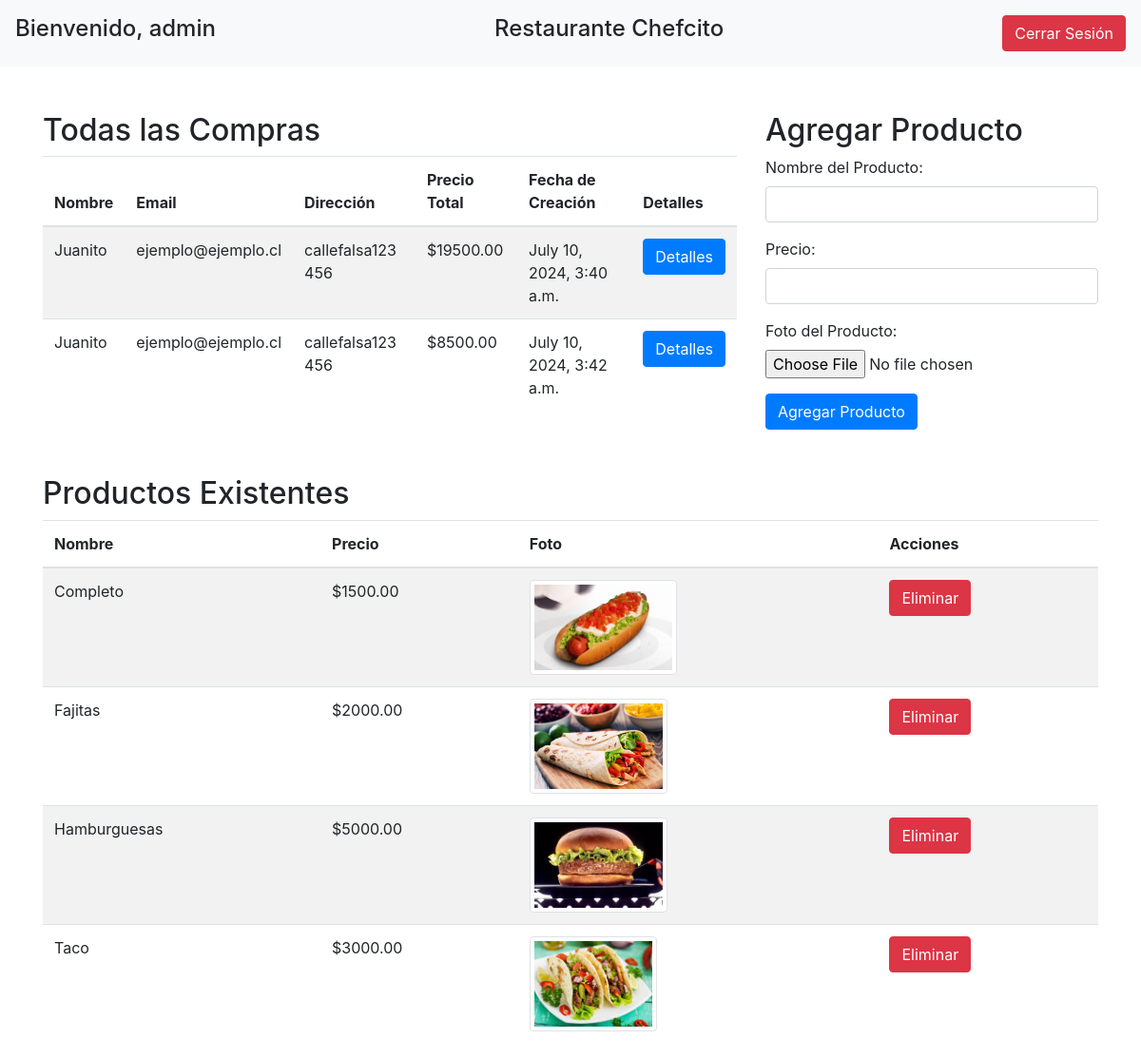
Page /view_all_purchases/ (signed in) on the earlier database version.
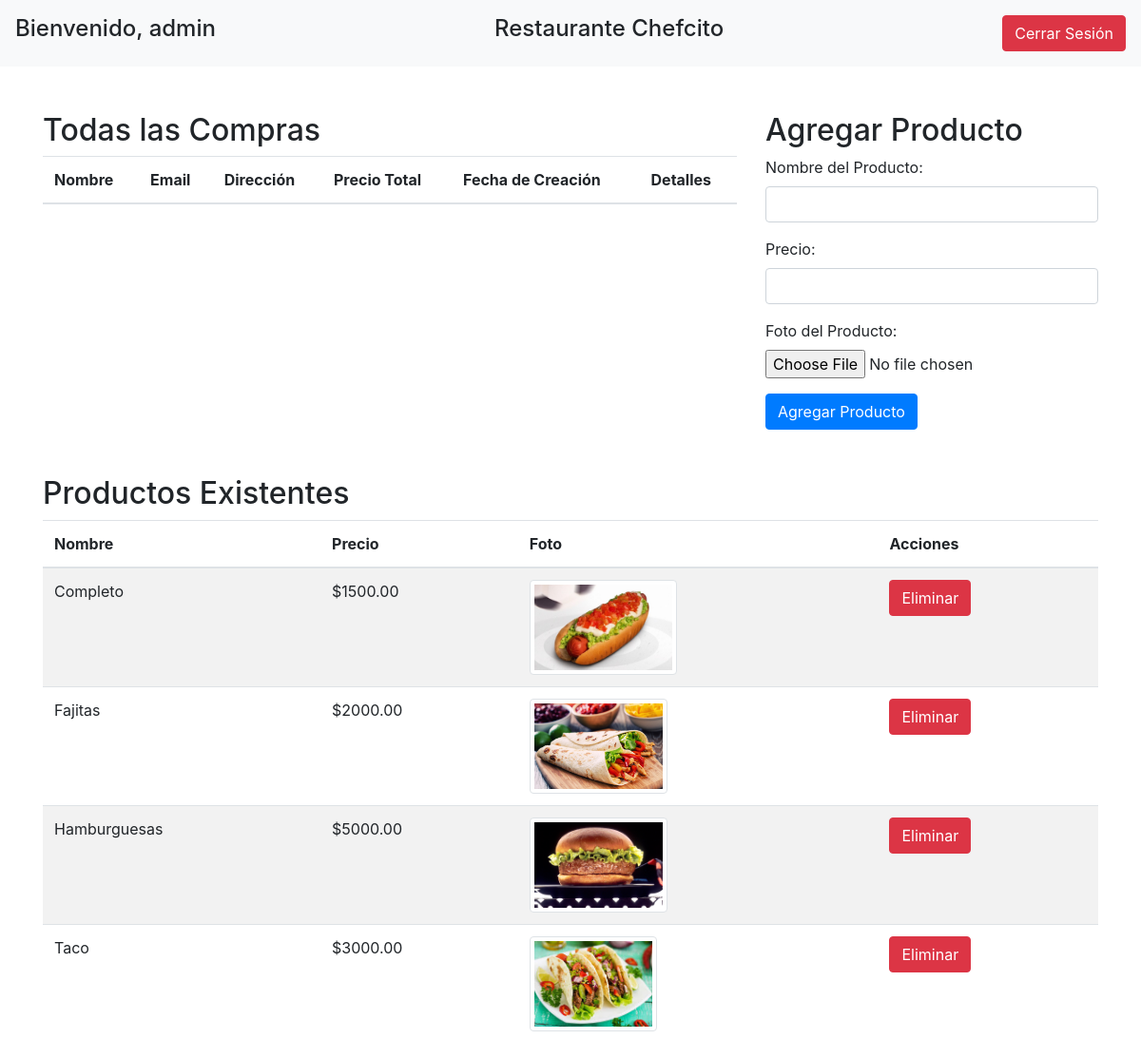
Same page on the later database version.
### main/models.py (models this page shows, shortened)
class CustomUser(AbstractUser):
    pass

class Purchase(models.Model):
    nombre = models.CharField(max_length=255)
    email = models.EmailField()
    direccion = models.CharField(max_length=255, blank=True, null=True)
    total_price = models.DecimalField(max_digits=10, decimal_places=2, default=0.0)
    created_at = models.DateTimeField(auto_now_add=True)
    purchase_data = models.JSONField()

class Product(models.Model):
    name = models.CharField(max_length=100)
    price = models.DecimalField(max_digits=10, decimal_places=2)
    photo = models.ImageField(upload_to='product_photos/', blank=True, null=True)

### main/views.py (the view)
# urls.py: path('view_all_purchases/', views.view_all_purchases, name='view_all_purchases'),
@login_required
def view_all_purchases(request):
    purchases = Purchase.objects.all()
    products = Product.objects.all()
    if request.method == "POST":
        if "delete_product" in request.POST:
            product_id = request.POST.get("product_id")
            Product.objects.filter(id=product_id).delete()
            return redirect('view_all_purchases')
        else:
            form = ProductForm(request.POST, request.FILES)
            if form.is_valid():
                form.save()
    else:
        form = ProductForm()
    return render(request, 'view_all_purchases.html', {'purchases': purchases, 'products': products, 'form': form})

### main/forms.py
class ProductForm(forms.ModelForm):
    class Meta:
        model = Product
        fields = ['name', 'price', 'photo']

### main/templatetags/custom_filters.py (called while the page is built)
@register.filter(name='add_class')
def add_class(value, css_class):
    if hasattr(value, 'as_widget'):
        return value.as_widget(attrs={'class': css_class})
    return value

### main/templates/view_all_purchases.html (shortened to what this page needs)
{% load custom_filters %}
{% load static %}
<!DOCTYPE html>
<html lang="es">
<head>
    <link rel="stylesheet" href="https://maxcdn.bootstrapcdn.com/bootstrap/4.5.2/css/bootstrap.min.css">
    <link rel="stylesheet" href="{% static 'main/css/style.css' %}">
</head>
<body>
    {% if user.is_authenticated and user.is_staff %}
    <div class="container-fluid bg-light p-3">
        <div class="d-flex justify-content-between">
            <div>
                <h4>Bienvenido, {{ user.username }}</h4>
            </div>
            <div>
                <h4>Restaurante Chefcito</h4>
            </div>
            <div>
                <form method="post" action="{% url 'logout' %}">
                    <button type="submit" class="btn btn-danger">Cerrar Sesión</button>
                </form>
            </div>
        </div>
    </div>
    <div class="container mt-5">
        <div class="row">
            <div class="col-md-8">
                <h2>Todas las Compras</h2>
                <table class="table table-striped">
                    <thead>
                        <tr>
                            <th>Nombre</th>
                            <th>Email</th>
                            <th>Dirección</th>
                            <th>Precio Total</th>
                            <th>Fecha de Creación</th>
                            <th>Detalles</th>
                        </tr>
                    </thead>
                    <tbody>
                        {% for purchase in purchases %}
                        <tr>
                            <td>{{ purchase.nombre }}</td>
                            <td>{{ purchase.email }}</td>
                            <td>{{ purchase.direccion }}</td>
                            <td>${{ purchase.total_price }}</td>
                            <td>{{ purchase.created_at }}</td>
                            <td>
                                <button type="button" class="btn btn-primary" data-toggle="modal" data-target="#detailsModal{{ purchase.id }}">Detalles</button>
                            </td>
                        </tr>
                        {% endfor %}
                    </tbody>
                </table>
            </div>
            <div class="col-md-4">
                <h2>Agregar Producto</h2>
                <form method="post" enctype="multipart/form-data">
                    <div class="form-group">
                        <label for="id_name">Nombre del Producto:</label>
                        {{ form.name|add_class:"form-control" }}
                    </div>
                    <div class="form-group">
                        <label for="id_price">Precio:</label>
                        {{ form.price|add_class:"form-control" }}
                    </div>
                    <div class="form-group">
                        <label for="id_photo">Foto del Producto:</label>
                        {{ form.photo|add_class:"form-control-file" }}
                    </div>
                    <button type="submit" class="btn btn-primary">Agregar Producto</button>
                </form>
            </div>
        </div>
        <div class="row mt-5">
            <div class="col-12">
                <h2>Productos Existentes</h2>
                <table class="table table-striped">
                    <thead>
                        <tr>
                            <th>Nombre</th>
                            <th>Precio</th>
                            <th>Foto</th>
                            <th>Acciones</th>
                        </tr>
                    </thead>
                    <tbody>
                        {% for product in products %}
                        <tr>
                            <td>{{ product.name }}</td>
                            <td>${{ product.price }}</td>
                            <td><img src="{{ product.photo.url }}" alt="{{ product.name }}" class="img-thumbnail" style="max-height: 100px;"></td>
                            <td>
                                <form method="post" style="display:inline;">
                                    <button type="submit" name="delete_product" class="btn btn-danger">Eliminar</button>
                                </form>
                            </td>
                        </tr>
                        {% endfor %}
                    </tbody>
                </table>
            </div>
        </div>
    </div>
    {% else %}
    <script>
        window.location.href = "{% url 'home' %}";
    </script>
    {% endif %}
</body>
</html>

### main/static/main/css/style.css (style rules this page uses)
.btn-danger { background-color: #dc3545; border-color: #dc3545; color: white; }

Differences in the rows shown:
removed Purchase: nombre "Juanito", email "ejemplo@ejemplo.cl", direccion "callefalsa123 456", total_price "19500.00", created_at "July 10, 2024, 3:40 a.m."
removed Purchase: nombre "Juanito", email "ejemplo@ejemplo.cl", direccion "callefalsa123 456", total_price "8500.00", created_at "July 10, 2024, 3:42 a.m."
